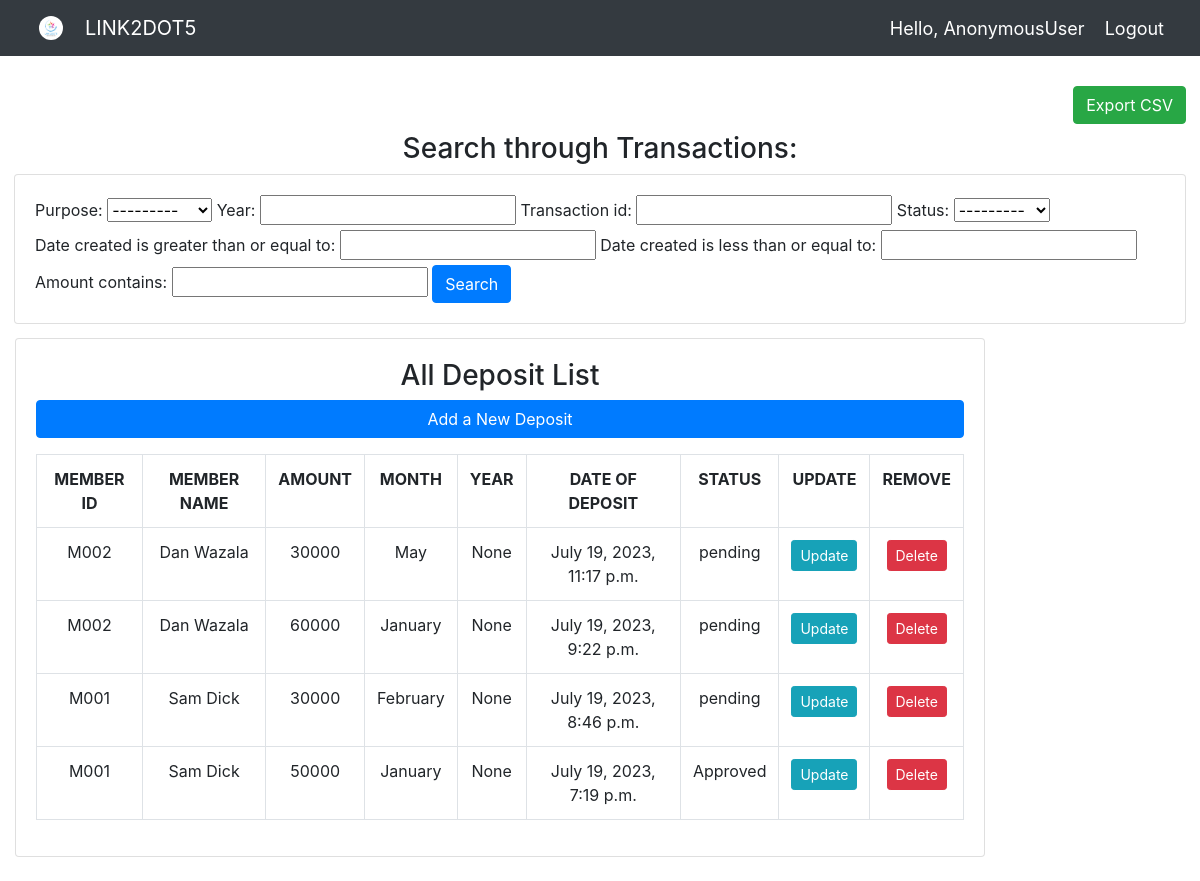
/all_deposit/, run on the app's committed database.
### link2dot5_app/models.py (models this page shows, shortened)
class Deposit(models.Model):
    status_choices =(("pending","pending"),("Approved","Approved"),
                        ("Rejeted","Rejected"))
    purpose_choices = (("January","January"),("February","February"),("March","March"),
    				("April","April"),("May","May"),("June","June"),("July","July"),
    				("August","August"),("September","September"),("October","October"),
    				("November","November"),("December","December"))
    member = models.ForeignKey(Member, on_delete=models.CASCADE)
    amount = models.PositiveIntegerField()
    purpose = models.CharField(max_length=200, null=False, choices = purpose_choices)
    year = models.PositiveIntegerField()
    deposited_by = models.CharField(max_length=50,null=False)
    transaction_id = models.CharField(max_length=50,null=False)
    status = models.CharField(max_length=200, null=False, choices = status_choices, default="pending")
    date_created = models.DateTimeField(auto_now_add=True)
    receipt = models.ImageField(upload_to='deposits/%Y/%m/%d',blank=True)

class Member(models.Model):
    sex_choices = (("Male","male"), ("Female","Female"))
    status_choices = (("Married","Married"),("Single","Single"),
                        ("Windowed","Windowed"),("Divorsed","Divorsed"))
    member_id =models.CharField(max_length=10, primary_key=True )
    full_name = models.CharField(max_length=200, null=False)
    nin = models.CharField(max_length=100)
    occupation=models.CharField(max_length=500)
    sex = models.CharField(max_length=10,choices = sex_choices)
    marital_status = models.CharField(max_length=30, choices=status_choices)
    email = models.EmailField(max_length=100)
    telephone = models.PositiveIntegerField()
    date_of_birth = models.DateField(validators=[MaxValueValidator(datetime.date.today)])
    current_address = models.CharField(max_length=300)
    home_address = models.CharField(max_length=300)
    Registered_date = models.DateTimeField(auto_now_add=True)

### link2dot5_app/views.py (the view)
# urls.py: path('all_deposit/', views.allDeposit, name='all_deposit'),
def allDeposit(request):
    search_deposit = request.GET.get('search')
    if search_deposit:
        deposits = Deposit.objects.filter(Q(amount__icontains=search_deposit) |
                             Q(purpose__icontains=search_deposit) |
                             Q(date_created__icontains=search_deposit))
    else:
        deposits = Deposit.objects.all().order_by("-date_created")
        myFilter = DepositFilter(request.GET, queryset=deposits)
        deposits = myFilter.qs
        context = {'deposits': deposits,
                    'myFilter': myFilter
        } #'members': members}
    return render(request, 'members/all_deposits.html', context )

### link2dot5_app/templates/members/all_deposits.html (shortened to what this page needs)
{% extends 'members/main.html' %}
{% load static %}
{% block content %}
<link rel="stylesheet" href="https://cdn.jsdelivr.net/npm/bootstrap@4.5.3/dist/css/bootstrap.min.css">
 <br>
<div class="row">
    <div class="col">
        <h6 align="right"><a class="btn btn-success" href="{% url 'deposit_csv' %}">Export CSV</a></h6>
        <h3 align="center">Search through Transactions:</h3>
        <div class="card card-body">
            <form method="get">
                {{myFilter.form}}
                <button class="btn btn-primary" type="submit">Search</button>
            </form>
        </div>
    </div>
</div>
 <div class = "col-md-10 text-center">
    <div class="card card-body">
        <h3 id="header-h2">All Deposit List</h3>
        <a class="btn btn-primary btn-block" href="{% url 'deposit_create' %}"> Add a New Deposit</a><p></p>
        <table class="table table-bordered border-primary table-hover">
                <th>MEMBER ID</th>
                <th>MEMBER NAME</th>
                <th>AMOUNT</th>
                <th>MONTH</th>
                <th>YEAR</th>
                <th>DATE OF DEPOSIT</th>
                <th>STATUS</th>
                <th>UPDATE</th>
                <th>REMOVE</th>
            {% for x in deposits %}
            <tr>
                <td>{{ x.member_id }}</td>
                <td>{{ x.member.full_name }}</td>
                <td>{{ x.amount }}</td>
                <td>{{ x.purpose }}</td>
                <td>{{ x.year }}</td>
                <td>{{ x.date_created }}</td>
                <td>{{ x.status }}</td>
                <td><a class="btn btn-sm btn-info" href="{% url 'update_deposit' x.id  %}">Update</a></td>
                <td><a class="btn btn-sm btn-danger" href="{% url 'delete_deposit' x.id  %}">Delete</a></td>
            </tr>
            {% endfor %}
        </table>
    </div><br>
</div>
{% endblock content %}

### link2dot5_app/static/css/main.css (style rules this page uses)
body { background-color: #ebeff5; }
.row { padding: 14px; }

### data on the page
Deposit: member_id "M002", member.full_name "Dan Wazala", amount "30000", purpose "May", year "None", date_created "July 19, 2023, 11:17 p.m.", status "pending"
Deposit: member_id "M002", member.full_name "Dan Wazala", amount "60000", purpose "January", year "None", date_created "July 19, 2023, 9:22 p.m.", status "pending"
Deposit: member_id "M001", member.full_name "Sam Dick", amount "30000", purpose "February", year "None", date_created "July 19, 2023, 8:46 p.m.", status "pending"
Deposit: member_id "M001", member.full_name "Sam Dick", amount "50000", purpose "January", year "None", date_created "July 19, 2023, 7:19 p.m.", status "Approved"

### other printed values
{{ request.user }} "AnonymousUser"
